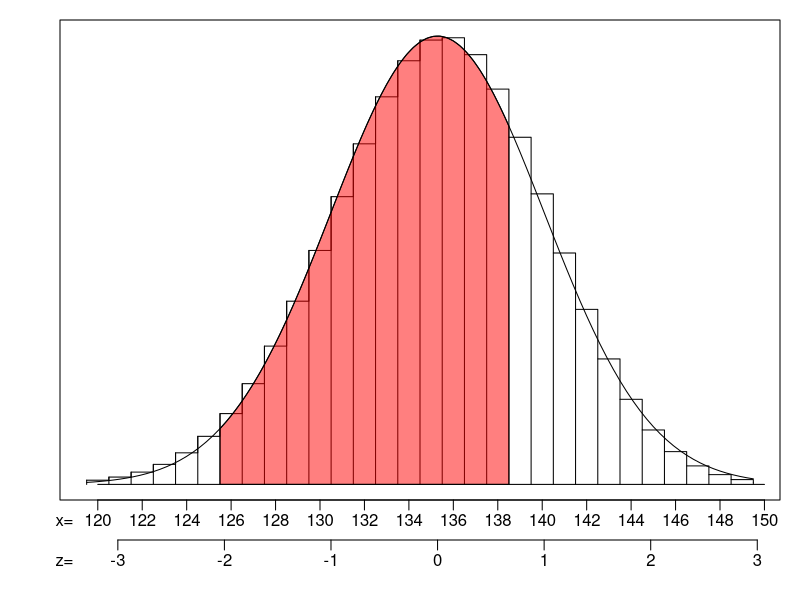

Recreate this plot in R.
## ---- chunk 1
## DATA GENERATION
while(T)
{
    p = round(runif(1,0.04,0.96),2)
    n = sample(30:250, 1)
    mu = round(n*p,3)
    ef = n*(1-p)
    sig = round(sqrt(n*p*(1-p)),4)
    if (mu>10 & ef>10 & sig>2 & sig<7) {break}
}
while(T)
{
    zs = sort(runif(2,-2.5,2.5))
    ks = as.integer(round(mu+zs*sig,0))
    ll = ks[1]-0.5
    ul = ks[2]+0.5
    zs = round((c(ll,ul)-mu)/sig,2)
    if (ks[2]-ks[1]>4) {break}
}

Pr = round(pnorm(zs[2]),4)-round(pnorm(zs[1]),4)

z = runif(1,-1,1)
k = as.integer(round(mu+z*sig,0))
Pr2 = round(dbinom(k,n,p),4)
## ---- chunk 2
par(mar=c(5,3,1,1))
mu = n*p
s = sqrt(n*p*(1-p))
low = floor(mu-3*s)
high = ceiling(mu+3*s)
xs = seq(low,high,length=10000)
ys = dnorm(xs,mu,s)
yy = dbinom(low:high, n, p)
plot(low:high-0.5,yy,type="s",main=NULL,xlab=NULL,ann=FALSE, xaxt='n', ylab=NULL, yaxt='n')
lines(low:high-0.5,yy,type="h")
polygon(c(xs[xs>=ks[1]-0.5 & xs<=ks[2]+0.5], ks[2]+0.5, ks[1]-0.5),c(ys[xs>=ks[1]-0.5 & xs<=ks[2]+0.5], 0, 0), col=rgb(1,0,0,0.5))
curve(dnorm(x,mu,s),add=TRUE)
axis(side=1, line=2,at=n*p+(-3:3)*s, labels = FALSE)
mtext(c("-3","-2","-1","0","1","2","3"),side=1,line=2.5,at=n*p+(-3:3)*s)
mtext(c("z="),line=2.5,side=1,at=n*p+(-3.5)*s)
vals = seq(low,high,as.integer(sig/2+0.5))
axis(side=1, line=0, at=vals, labels = FALSE)
mtext(vals,side=1,line=0.5,at=vals)
mtext(c("x="),line=0.5,side=1,at=n*p+(-3.5)*s)
lines(c(low,high), c(0,0))
